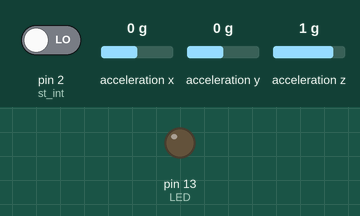
Bench run of a sketch on a simulated Arduino Uno, built with avr-gcc and run on an emulated ATmega328P. Parts: output pins drawn as LEDs (lit = HIGH). Wiring (inferred from the names in the program): ADXL345 accelerometer at I2C address 0x53. Inputs (shaded band) come from the test bench; at power-on: pin 2 (st_int) LOW, acceleration x 0 g, acceleration y 0 g, acceleration z 1 g. What the sketch prints to the serial monitor is not drawn.

Above: at 1.2 s.
1.3 s: pin 2 (st_int) driven HIGH
At 2.5 s:
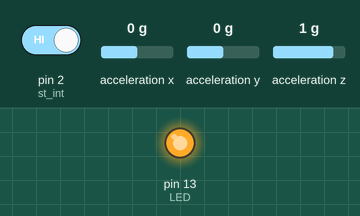
2.8 s: pin 2 (st_int) driven LOW
At 3.7 s:
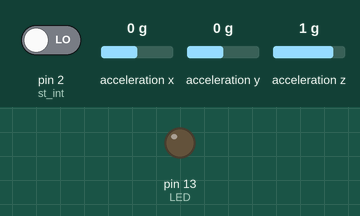
Timing chart, 0 to 5.8 s (numbered marks = the images above; inputs shaded):
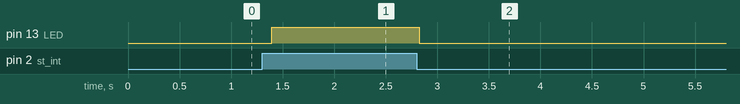

The sketch:

adxl345_tap.ino
```cpp
#include <Wire.h>

int LED = 13;
int st_int = 2;
volatile int state = LOW;

int ADXL345 = 0x53;

float xout,yout,zout;
void setup() {
  // put your setup code here, to run once:
  pinMode(LED, OUTPUT);
  attachInterrupt(digitalPinToInterrupt(st_int), blinking, CHANGE);

 Serial.begin(9600);
 Wire.begin();
 Wire.beginTransmission(ADXL345);
 Wire.write(0x2D);
 Wire.write(8);
 Wire.endTransmission();
 delay(10);

 stap();
 intrr();
}

void loop() {
  // put your main code here, to run repeatedly:
digitalWrite(13, state);
 showaxis();

}

void stap(){
  //threshold
  Wire.beginTransmission(ADXL345);
  Wire.write(0x1D); // tap threshold res
  Wire.write(50);    //scale 62.5 mg
  Wire.endTransmission();
  delay(10);

  //duration
  Wire.beginTransmission(ADXL345);
  Wire.write(0x21); // tap duration res
  Wire.write(15);    //scale 625 ug
  Wire.endTransmission();
  delay(10);

  //tap axes
  Wire.beginTransmission(ADXL345);
  Wire.write(0x2A); // tap axes res
  Wire.write(7);    //00000111
  Wire.endTransmission();
  delay(10);
}

void intrr(){
  //int map
  Wire.beginTransmission(ADXL345);
  Wire.write(0x2F);    //int map res
  Wire.write(0xBF);    //single tap at int0
  Wire.endTransmission();
  delay(10);
  //int enable
  Wire.beginTransmission(ADXL345);
  Wire.write(0x2E);    //int enable res
  Wire.write(0x40);    //single tap
  Wire.endTransmission();
  delay(10);
  }

void showaxis(){
 Wire.beginTransmission(ADXL345);
 Wire.write(0x32);
 Wire.endTransmission(false);
 Wire.requestFrom(ADXL345,6,true);
 xout = (Wire.read()|Wire.read()<<8);
 xout = xout/256;
 yout = (Wire.read()|Wire.read()<<8);
 yout = yout/256;
 zout = (Wire.read()|Wire.read()<<8);
 zout = zout/256;

 Serial.print("X = ");
 Serial.print(xout);
 Serial.print(" ");
 Serial.print("Y = ");
 Serial.print(yout);
 Serial.print(" ");
 Serial.print("Z = ");
 Serial.println(zout);

 Wire.endTransmission();
 delay(100);
}
void blinking() {
   //ISR function

   state = !state; //toggle the state when the interrupt occurs

}
```

Measured:
- after the input at 1.3 s, pin 13 (LED): LOW → HIGH after 0.09 s
- after the input at 2.8 s, pin 13 (LED): HIGH → LOW at once
